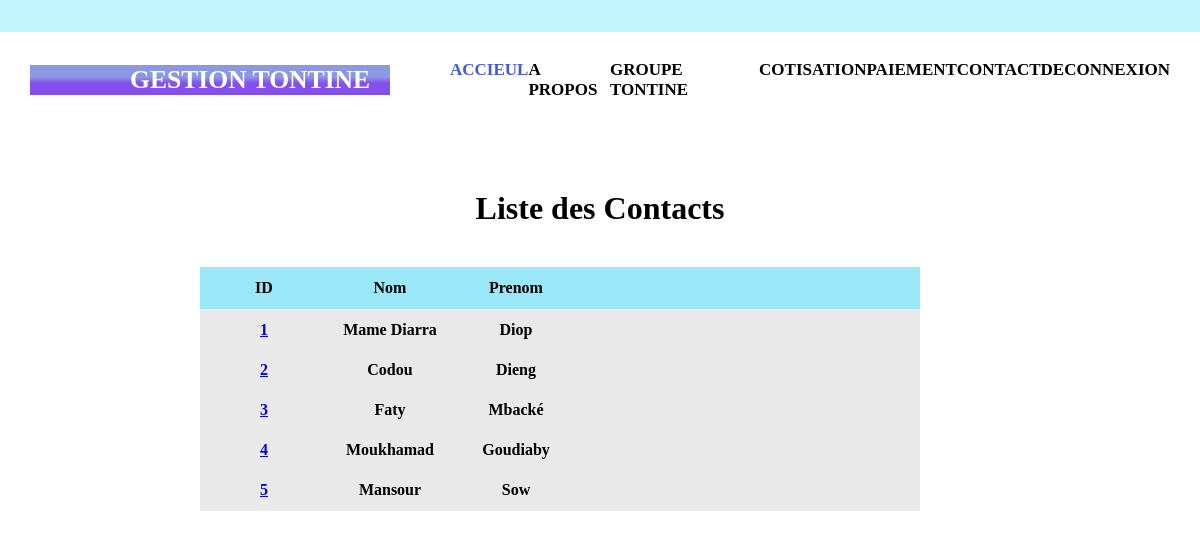
Screenshot of /contacts/ (signed in) with the database file from the repository.
### tontine_app/models.py (models this page shows, shortened)
class Contact(models.Model):
    nom = models.CharField(max_length=150)
    prenom = models.CharField(max_length=150)
    telephone = models.CharField(max_length=150)
    email = models.EmailField(max_length=150, null=True, blank=True)

### tontine_app/views.py (the view)
# urls.py: path("contacts/", contact_list, name="contacts"),
@login_required(login_url="/login/")
def contact_list(request):
    contacts = Contact.objects.all()
    return render(request, "contacts/contact_list.html", {"contacts": contacts})

### templates/contacts/contact_list.html (shortened to what this page needs)
{% load static %}
<!DOCTYPE html>
<html>
<head>
	<link rel="stylesheet" type="text/css" href="{% static 'css/contacts/contact_list.css' %}">
</head>
<body>
  <header>
    <section class="navsection">
      <div class="logo">
        <a href="{% url 'base' %}" ><h1>Gestion Tontine</h1></a>
      </div>
      <nav>
        <a href="{% url 'base' %}" >Accieul</a>
        <a href="{% url 'about' %}">A Propos</a>
        <a href="{% url 'groupes' %}">Groupe Tontine</a>
        <a href="{% url 'cotisation' %}">Cotisation</a>
        <a href="{% url 'paiement' %}">Paiement</a>
        <a href="{% url 'contacts' %}">Contact</a>
        {% if request.user.is_authenticated %}
        <a href="{% url 'logout' %}">Deconnexion</a>
        {% else %}
        <a href="{% url 'login' %}">Connexion</a>
        {% endif %}
      </nav>
    </section>
  {% block contenu %}
  <div class="wrapper">
    <h1 style="text-align: center; padding: 10px; margin-bottom: 30px;">Liste des Contacts</h1>
    <table class="table">
      <thead class="row header">
        <tr>
          <th class="cell">ID</th>
          <th class="cell">Nom</th>
          <th class="cell">Prenom</th>
        </tr>
      </thead>
      <tbody class="row">
        {% if contacts %}
        {% for contact in contacts %}
        <tr>
          <th class="cell" data-title=""><a href="{% url 'details' contact.id %}">{{contact.id}}</a></th>
          <th class="cell" data-title="">{{contact.prenom}}</th>
          <th class="cell" data-title="">{{contact.nom}}</th>
        </tr>
        {% endfor %}
      </tbody>
      {% else %}
          <p>GroupeTontine vide</p>
          {% endif %}
    </table>
  </div>
  {% endblock %}
</header>
</body>
</html>

### static/css/contacts/contact_list.css (style rules this page uses)
* { margin: 0; padding: 0; }
header { width: 100%; height: 100vh; }
.navsection { width: 100%; height: 20vh; display: flex; justify-content: space-around; align-items: center; background-image: linear-gradient(to top,#fff 80%, #c3f5ff 20%); }
.logo { width: 30%; color: #fff; background-image: linear-gradient(#8d98e3 40%, #854fee 60%); padding-left: 100px; box-sizing: border-box; }
.logo h1 { text-transform: uppercase; font-size: 1.6rem; animation: aagepiche 2s linear infinite; animation-direction: alternate; color: #fff; }
.logo a { text-decoration: none; }
nav { width: 60%; display: flex; justify-content: space-around; }
nav a { text-decoration: none; text-transform: uppercase; color: #000; font-weight: 900; font-size: 17px; position: relative; }
nav a:first-child { color: #4458dc; }
nav a:before { content: ""; position: absolute; top: 110; left: 0; width: 0; height: 22px; border-bottom: 2px solid #4458dc; transition: all 0.4s linear; }

### templates/contacts/contact_list.html (style rules this page uses)
.wrapper { margin: 0 auto; padding: 20px; max-width: 800px; }
.table { display: flex; justify-content: space-evenly; flex-flow: column wrap; right: 20rem; width: 90%; color: #000; }
.row { background: #f6f6f6; display: table-row; }
.row:nth-of-type(odd) { background: #e9e9e9; }
.row.header { font-weight: 900; color: #000; background: #9ae7f8; }
.cell { width: 100px; padding: 10px 12px; display: table-cell; }

### rows the page displays
Contact: id "1", prenom "Mame Diarra", nom "Diop"
Contact: id "2", prenom "Codou", nom "Dieng"
Contact: id "3", prenom "Faty", nom "Mbacké"
Contact: id "4", prenom "Moukhamad", nom "Goudiaby"
Contact: id "5", prenom "Mansour", nom "Sow"
